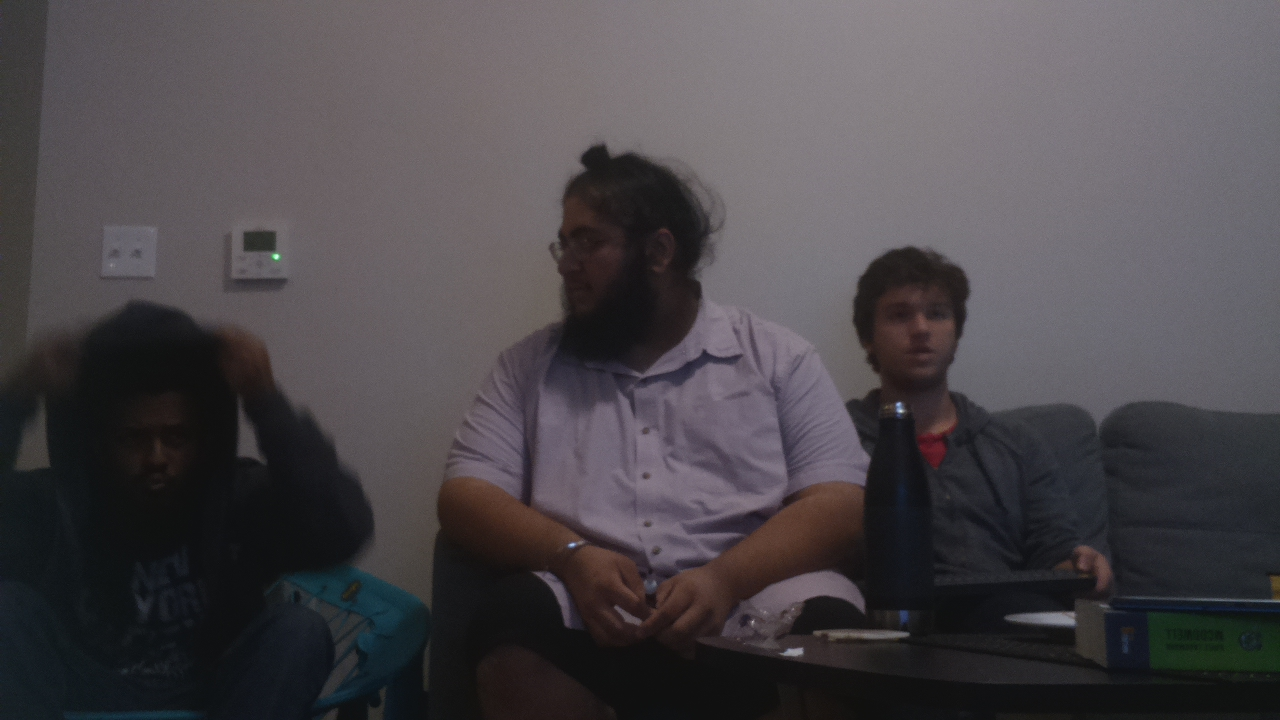
#> input picture image.jpg, 1280 x 720 px
$ python -i FaceDetect.py   (imports and definitions only)
#> lines starting #> are read from the running program, lines starting #| are printed output that depends on the picture; after the words box and inside, x2 and y2 are one past the last pixel; in counts of white or black regions, pixels touching at a corner belong together
#> further down, picture is the input picture: shape (720, 1280, 3); mean B, G, R 74.8, 71, 75.1
import cv2
import numpy as np

"""
Class That Handles Face Detection.
Uses OpenCV's Haar Cascade Classifier to detect
faces in a given image.
"""

class FaceDetect:
    """
    Class to set up a Haar Cascade Face Detector
    """

    def __init__(self, haarFile = None):
        """
        Constructor Method.
        Optional haarFile, where def: haarcascades/haarcascade_frontalface_alt.xml -> assumes directory and file exist
        """
        if haarFile is None:
            self.haar = 'haarcascades/haarcascade_frontalface_alt.xml'
        else:
            self.haar = haarFile

        self.face_cascade = cv2.CascadeClassifier(self.haar)


    def detectFaces(self, gray):
        """
        Detects Faces in a given grayscale image.
        Needs a grayscale image.
        Returns list of faces, where each face is 4-tuple of (x, y, w, h)
        """
        if gray.ndim != 2:
            gray = cv2.cvtColor(gray, cv2.COLOR_BGR2GRAY)
        faces = self.face_cascade.detectMultiScale(gray, 1.5, 2)
        return faces


    def detectAndDrawFaces(self, img, gray=None, color=(255, 0, 0), thickness = 2):
        """
        Detects and Draws Faces on image.
        Needs Color Image, and grayscale is optional.
        Color is optional; def: (255, 0, 0)
        Thickness is optional; def: 2
        Returns Color Image with Faces Drawn
        """
#> called with color = (255, 0, 0), thickness = 2
        if img.ndim != 3:
            img = cv2.cvtColor(img, cv2.COLOR_GRAY2BGR)

        if gray is None:
            gray = cv2.cvtColor(img, cv2.COLOR_BGR2GRAY)
        elif gray.ndim != 2:
            gray = cv2.cvtColor(gray, cv2.COLOR_BGR2GRAY)

        faces = self.face_cascade.detectMultiScale(gray, 1.5, 2)
#> faces = [[869, 275, 101, 101]]
        for (x, y, w, h) in faces:
            cv2.rectangle(img, (x, y), (x + w, y + h), color, thickness)
#> this loop made 1 pass
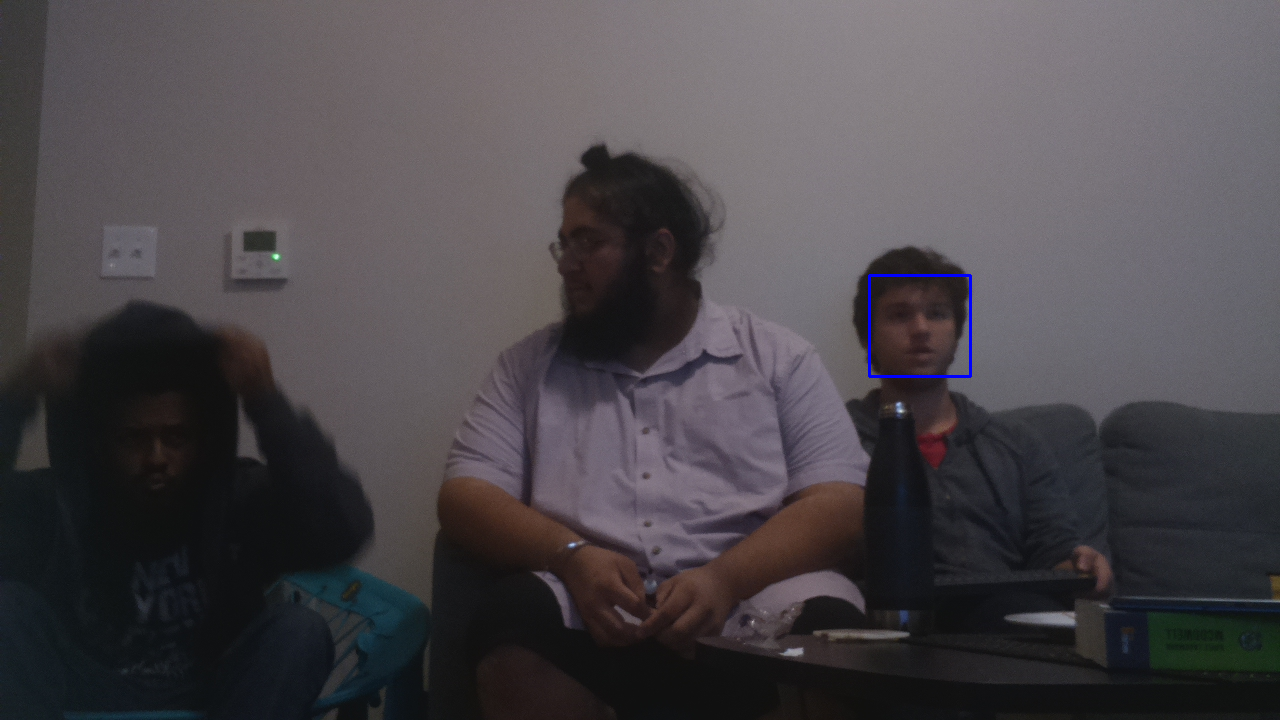
#> img: shape (720, 1280, 3); 0.13% of pixels changed, all inside (x1, y1, x2, y2) = (868, 274, 972, 378)
        return img


    def drawFaces(self, img, faces, color = (255, 0, 0), thickness = 2):
        """
        Draws a given set of Faces onto an image.
        Needs an image, faces
        Optional is color: (255, 0, 0), thickness = 2
        Returns image with faces drawn
        """
        if img.ndim != 3:
            img = cv2.cvtColor(img, cv2.COLOR_GRAY2BGR)

        for (x, y, w, h) in faces:
            cv2.rectangle(img, (x, y), (x + w, y + h), color, thickness)
        return img


    def getHaarFile(self):
        """
        Returns the name of the haar file being used
        """
        return self.haar


    def getClassifier(self):
        """
        Returns the classifer created
        """
        return self.face_cascade

# END OF FILE

>>> import cv2
>>> picture = cv2.imread('../image.jpg')
>>> result = FaceDetect().detectAndDrawFaces(picture)
